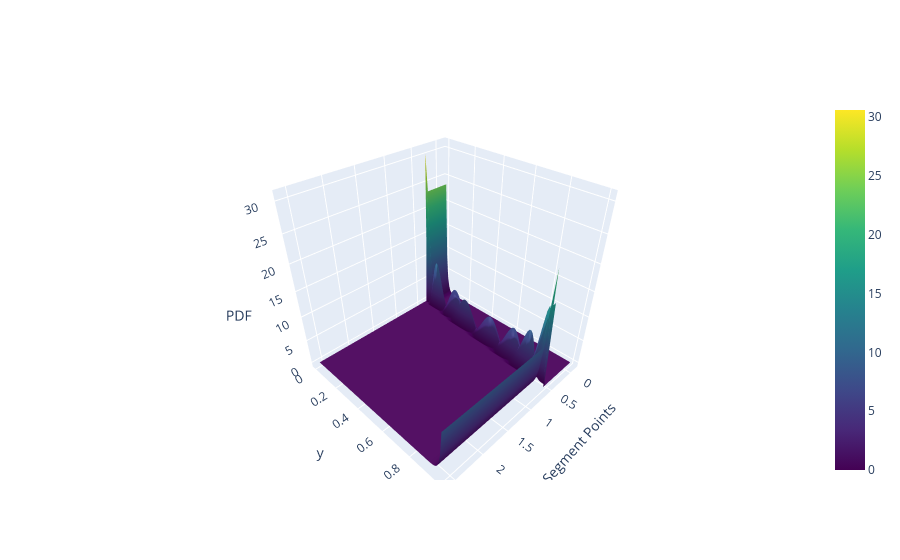

Source (notebook cell):
### Code cell
from ppu.viz.beta_plot import draw_beta_pdf

cl_name = "Neural Net"
classifier = dict(zip(names, classifiers))[cl_name]


dataset = get_dataset(0, gen, n_samples=n_samples)
ds = dataset
(X_train, y_train), (X_test, y_test) = ds # X is the data point, y is the class label

eps = 1
x_min, x_max = X_train[:, 0].min() - eps, X_train[:, 0].max() + eps
y_min, y_max = X_train[:, 1].min() - eps, X_train[:, 1].max() + eps

start = np.array([(x_max+x_min)/2, (y_max+y_min)/2])
end = np.array([x_max,y_max])

draw_beta_pdf(start, end, classifier, gen, n_samples=200, n_pdf=75)

### Figure 1 — Plotly figure (JSON) as saved in the notebook; plotly's stock layout.template omitted (floating-point values rounded to 4 significant figures; data arrays with more than 128 entries replaced by an {"elided": "..."} marker saying what was removed)
{"data": [{"colorscale": [[0, "#440154"], [0.1111, "#482878"], [0.2222, "#3e4989"], [0.3333, "#31688e"], [0.4444, "#26828e"], [0.5556, "#1f9e89"], [0.6667, "#35b779"], [0.7778, "#6ece58"], [0.8889, "#b5de2b"], [1, "#fde725"]], "type": "surface", "x": {"elided": "75x100 float values"}, "y": {"elided": "75x100 float values"}, "z": {"elided": "75x100 float values"}}], "layout": {"scene": {"domain": {"x": [0, 1], "y": [0, 1]}, "xaxis": {"title": {"text": "Line Segment Points"}}, "yaxis": {"title": {"text": "y"}}, "zaxis": {"title": {"text": "PDF"}}}}}
